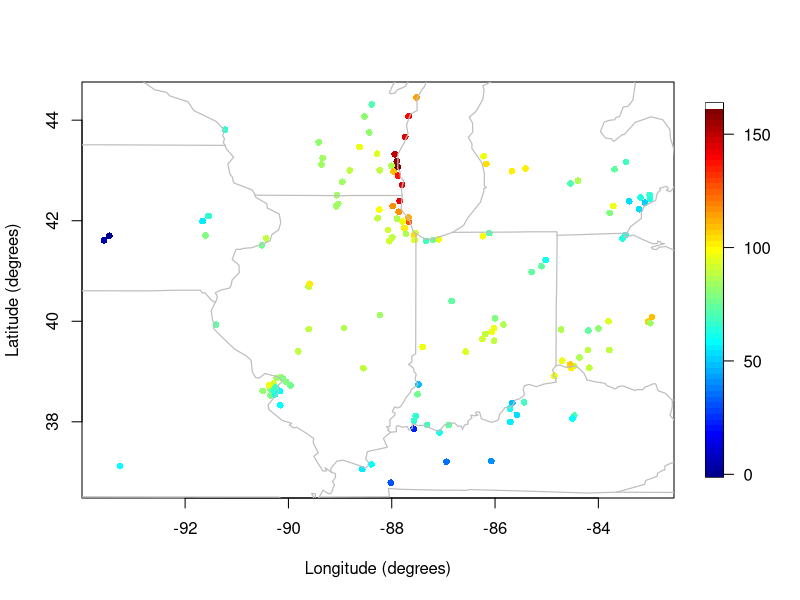
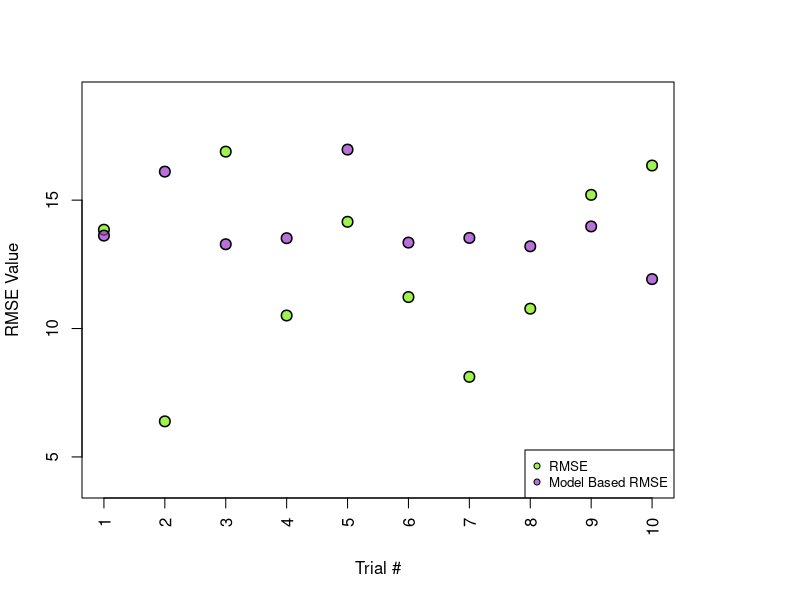

Write R code to recreate these figures, in order.
suppressMessages(library( fields))
suppressMessages(library(viridis))
suppressMessages(library(ggplot2))

#setup
data(ozone2)
s<- ozone2$lon.lat
z<- ozone2$y[16,]
good<- !is.na( z)
s<- s[good,]
z<- z[good]

#visualization
bubblePlot(s,z, col=c(tim.colors(), alpha = .7), highlight=FALSE, 
           xlab="Longitude (degrees)", ylab="Latitude (degrees)", size=0.9)
US( add=TRUE, col="grey", lwd = 1.2)

#using fields for spatial predictions and MLE
fit <- spatialProcess(s,z, cov.args = list(Covariance = "Matern", smoothness = 1))
fit





#10 fold CV for RMSE
N<- nrow( s)
about10Percent<- round(.1*N)
len <- 10 
trials <- seq(1:len)

#will be appending to these lists
regRMSEs <- c()
modelRMSEs <- c()

for (i in 1:len){
  
  #felt clever for the seed iteration even though it's so simple
  set.seed(777 + 13*i)
  
  #shuffling data indices
  IShuffle <- sample( 1:N, N, replace=FALSE)
  I <- IShuffle[1: about10Percent ]
  
  #90/10 split into training and testing using the shuffled indices
  trainLoc <- s[-I,]
  trainData <- z[-I]
  testLoc <- s[I,]
  testData <- z[I]
  
  #Out of sample RMSE
  tempFit <- spatialProcess(trainLoc, trainData, smoothness = 1)
  tempPred <- predict(tempFit, testLoc)
  regRMSE <- sqrt(mean((tempPred - testData)^2))
  regRMSEs <- append(regRMSEs, regRMSE)
  
  #Model Based out of sample RMSE
  SE10 <- predictSE( tempFit,testLoc )
  tauHat <- tempFit$summary["tau"]
  modelRMSE <- sqrt( mean( SE10^2 + tauHat^2))
  modelRMSEs <- append(modelRMSEs, modelRMSE)
}


#Plotting results
plot(trials, regRMSEs, pch = 21, bg = alpha("chartreuse2", 0.7), 
     lwd = 1.5,
     cex = 1.4,
     xlab = "Trial #", 
     ylab = "RMSE Value", 
     ylim = c(4,19),
     xaxt = "n")

points(trials, modelRMSEs, 
       pch = 21, 
       bg = alpha("darkorchid", 0.7), 
       lwd = 1.5, 
       cex = 1.4)

legend("bottomright", 
       legend = c("RMSE", "Model Based RMSE"), 
       pch = 21, 
       pt.bg = c(alpha("chartreuse2", 0.7), alpha("darkorchid", 0.7)), 
       cex = 0.8)

axis(1, at = trials, las = 2)

#Standard deviations of the RMSEs
sd(modelRMSEs)
sd(regRMSEs)
